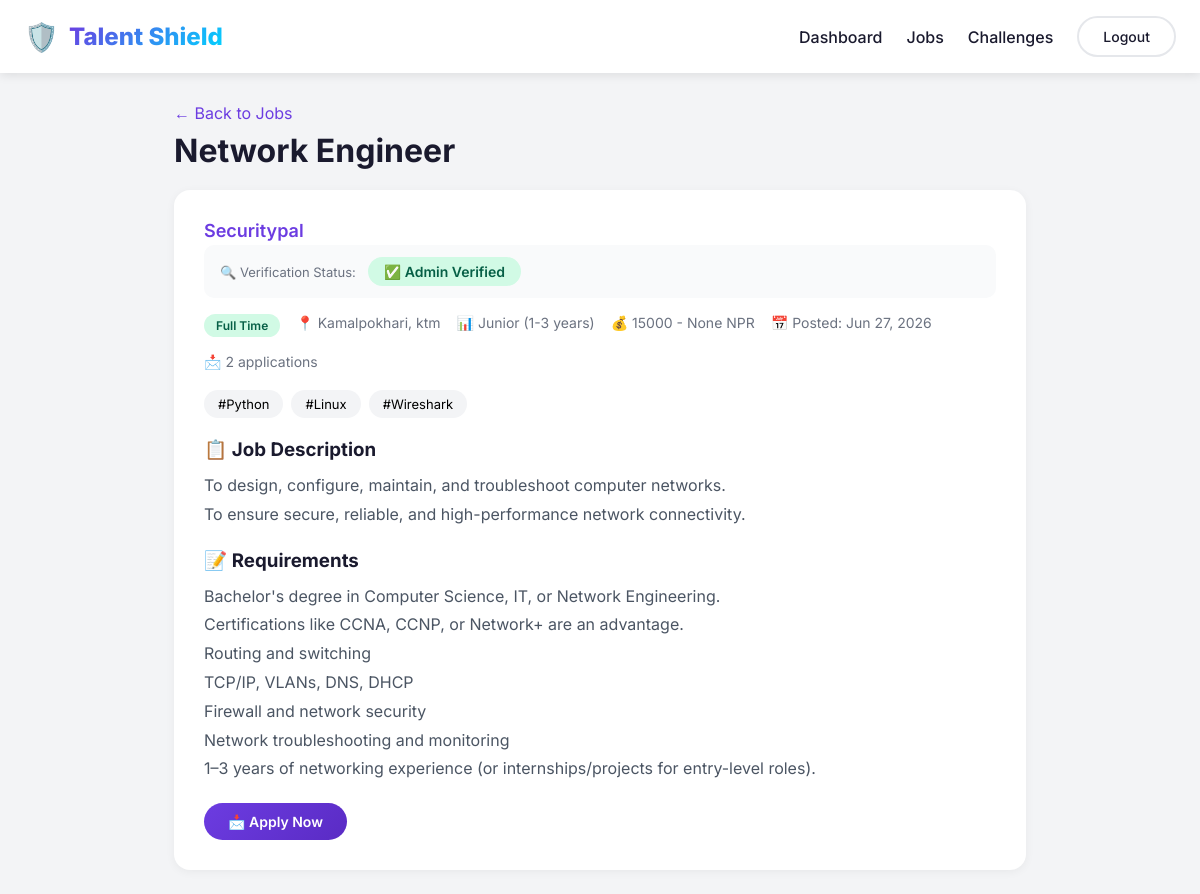
The page /job/2/ (signed in) on the database its author committed.
### jobs/models.py (models this page shows, shortened)
class Job(models.Model):
    JOB_TYPES = (
        ('full_time', 'Full Time'),
        ('part_time', 'Part Time'),
        ('contract', 'Contract'),
        ('internship', 'Internship'),
        ('freelance', 'Freelance'),
    )
    EXPERIENCE_LEVELS = (
        ('entry', 'Entry Level (0-1 years)'),
        ('junior', 'Junior (1-3 years)'),
        ('mid', 'Mid Level (3-5 years)'),
        ('senior', 'Senior (5+ years)'),
        ('lead', 'Lead / Manager'),
    )
    title = models.CharField(max_length=200)
    company = models.CharField(max_length=200)
    description = models.TextField()
    requirements = models.TextField()
    responsibilities = models.TextField(blank=True)
    job_type = models.CharField(max_length=20, choices=JOB_TYPES, default='full_time')
    experience_level = models.CharField(max_length=20, choices=EXPERIENCE_LEVELS, default='entry')
    location = models.CharField(max_length=200)
    is_remote = models.BooleanField(default=False)
    salary_min = models.IntegerField(null=True, blank=True)
    salary_max = models.IntegerField(null=True, blank=True)
    currency = models.CharField(max_length=10, default='NPR')
    skills_required = models.JSONField(default=list)
    posted_by = models.ForeignKey(
        settings.AUTH_USER_MODEL,
        on_delete=models.CASCADE,
        related_name='jobs'
    )
    is_active = models.BooleanField(default=True)
    is_approved = models.BooleanField(default=False)
    is_verified = models.BooleanField(default=False)
    verified_by = models.ForeignKey(
        settings.AUTH_USER_MODEL,
        on_delete=models.SET_NULL,
        null=True,
        blank=True,
        related_name='verified_jobs'
    )
    verified_at = models.DateTimeField(null=True, blank=True)
    is_ai_verified = models.BooleanField(default=False)
    ai_verification_score = models.IntegerField(default=0)
    ai_verification_reasons = models.JSONField(default=list)
    ai_verified_at = models.DateTimeField(null=True, blank=True)
    created_at = models.DateTimeField(auto_now_add=True)
    updated_at = models.DateTimeField(auto_now=True)
    expires_at = models.DateTimeField(null=True, blank=True)
    @property
    def applications_count(self):
        return self.applications.count()
    class Meta:
        ordering = ['-created_at']

### jobs/views.py (the view)
# urls.py: path('job/<int:job_id>/', views.job_detail, name='job_detail'),
@login_required
def job_detail(request, job_id):
    job = get_object_or_404(Job, id=job_id, is_active=True)
    has_applied = False
    if request.user.user_type == 'candidate':
        has_applied = JobApplication.objects.filter(
            job=job,
            applicant=request.user
        ).exists()
    return render(request, 'jobs/job_detail.html', {
        'job': job,
        'has_applied': has_applied,
    })

### templates/jobs/job_detail.html (shortened to what this page needs)
<!DOCTYPE html>
<html lang="en">
<head>
    {% load static %}
</head>
<body>
    <nav class="navbar">
        <div class="container" style="max-width:1200px;">
            <div class="nav-brand">
                <span class="logo">🛡️</span>
                <span class="brand-name">Talent Shield</span>
            </div>
            <div class="nav-links">
                <a href="/dashboard/">Dashboard</a>
                <a href="/jobs/">Jobs</a>
                <a href="/challenges/">Challenges</a>
                <a href="{% url 'logout' %}" class="btn btn-outline">Logout</a>
            </div>
        </div>
    </nav>
    <div class="container">
        <div class="page-header">
            <a href="/jobs/" class="back-link">← Back to Jobs</a>
            <h1>{{ job.title }}</h1>
        </div>
        <div class="job-card">
            <div style="display:flex; justify-content:space-between; align-items:center; flex-wrap:wrap; margin-bottom:4px;">
                <div class="company">{{ job.company }}</div>
            </div>
            <div class="verification-section">
                <span class="label">🔍 Verification Status:</span>
                {% if job.is_verified %}
                    <span class="badge-status badge-status-verified">✅ Admin Verified</span>
                {% elif job.is_ai_verified and job.ai_verification_score >= 80 %}
                    <span class="badge-status badge-status-ai">🤖 AI Verified ({{ job.ai_verification_score }}%)</span>
                {% elif job.ai_verification_score >= 60 %}
                    <span class="badge-status badge-status-suspicious">⚠️ Suspicious - Admin Needs to Verify ({{ job.ai_verification_score }}%)</span>
                    <div class="status-message status-message-suspicious">
                        ⚠️ This job has suspicious elements. Admin verification required.
                    </div>
                {% else %}
                    <span class="badge-status badge-status-high-risk">🚨 High Suspicion - Admin Review Required ({{ job.ai_verification_score }}%)</span>
                    <div class="status-message status-message-high-risk">
                        🚨 This job shows multiple red flags. Admin review required.
                    </div>
                {% endif %}
            </div>
            <div class="meta">
                <span class="badge badge-{{ job.job_type }}">{{ job.get_job_type_display }}</span>
                <span>📍 {{ job.location }}</span>
                <span>📊 {{ job.get_experience_level_display }}</span>
                {% if job.salary_min %}
                    <span>💰 {{ job.salary_min }} - {{ job.salary_max }} {{ job.currency }}</span>
                {% endif %}
                <span>📅 Posted: {{ job.created_at|date:"M d, Y" }}</span>
                <span>📩 {{ job.applications_count }} applications</span>
            </div>
            {% if job.skills_required %}
                <div class="skills">
                    {% for skill in job.skills_required %}
                        <span>#{{ skill }}</span>
                    {% endfor %}
                </div>
            {% endif %}
            <h3>📋 Job Description</h3>
            <p>{{ job.description|linebreaks }}</p>
            <h3>📝 Requirements</h3>
            <p>{{ job.requirements|linebreaks }}</p>
            <div class="action-buttons">
                {% if user.user_type == 'candidate' %}
                    {% if has_applied %}
                        <span class="btn btn-success" style="cursor:default;">✅ Already Applied</span>
                    {% else %}
                        <a href="{% url 'apply_job' job.id %}" class="btn btn-primary">📩 Apply Now</a>
                    {% endif %}
                {% elif user.user_type == 'recruiter' and job.posted_by == user %}
                    <a href="{% url 'manage_applications' job.id %}" class="btn btn-primary">👔 Manage Applications</a>
                    <span class="btn btn-secondary">You posted this job</span>
                {% elif user.user_type == 'recruiter' %}
                    <span class="btn btn-secondary">🔒 Recruiters cannot apply</span>
                {% endif %}
            </div>
        </div>
    </div>
</body>
</html>

### templates/jobs/job_detail.html (style rules this page uses)
* { margin: 0; padding: 0; box-sizing: border-box; }
body { font-family: 'Inter', sans-serif; background: #F3F4F6; }
.navbar { background: white; padding: 16px 0; box-shadow: 0 2px 10px rgba(0,0,0,0.1); }
.container { max-width: 900px; margin: 0 auto; padding: 0 24px; }
.navbar .container { max-width: 1200px; display: flex; justify-content: space-between; align-items: center; }
.nav-brand { display: flex; align-items: center; gap: 10px; font-size: 24px; font-weight: 800; }
.nav-brand .logo { font-size: 28px; }
.nav-brand .brand-name { background: linear-gradient(135deg, #6C3CE1, #00D4FF); -webkit-background-clip: text; -webkit-text-fill-color: transparent; }
.nav-links { display: flex; align-items: center; gap: 24px; }
.nav-links a { text-decoration: none; color: #1A1A2E; font-weight: 500; }
.btn { display: inline-block; padding: 10px 24px; border: none; border-radius: 50px; font-weight: 600; font-size: 14px; text-decoration: none; cursor: pointer; transition: all 0.3s ease; }
.btn-primary { background: linear-gradient(135deg, #6C3CE1, #5A2BC4); color: white; }
.btn-outline { background: transparent; color: #1A1A2E; border: 2px solid #E5E7EB; }
.page-header { padding: 30px 0 20px; }
.page-header .back-link { color: #6C3CE1; text-decoration: none; }
.page-header h1 { font-size: 32px; color: #1A1A2E; margin-top: 8px; }
.job-card { background: white; padding: 30px; border-radius: 16px; box-shadow: 0 2px 10px rgba(0,0,0,0.05); margin-bottom: 24px; }
.job-card .company { color: #6C3CE1; font-weight: 600; font-size: 18px; }
.job-card .meta { display: flex; gap: 16px; flex-wrap: wrap; margin: 12px 0 20px; font-size: 14px; color: #6B7280; }
.badge { padding: 4px 12px; border-radius: 50px; font-size: 12px; font-weight: 600; }
.badge-full_time { background: #D1FAE5; color: #065F46; }
.job-card h3 { margin: 20px 0 10px; color: #1A1A2E; }
.job-card p { color: #4B5563; line-height: 1.8; }
.job-card .skills { display: flex; gap: 8px; flex-wrap: wrap; margin: 12px 0; }
.job-card .skills span { background: #F3F4F6; padding: 6px 14px; border-radius: 50px; font-size: 13px; }
.action-buttons { display: flex; gap: 12px; margin-top: 20px; flex-wrap: wrap; }
.verification-section { display: flex; flex-wrap: wrap; gap: 8px; align-items: center; margin-bottom: 16px; padding: 12px 16px; background: #F9FAFB; border-radius: 10px; }
.verification-section .label { font-size: 13px; color: #6B7280; margin-right: 4px; }
.badge-status { padding: 6px 16px; border-radius: 50px; font-size: 14px; font-weight: 600; }
.badge-status-verified { background: #D1FAE5; color: #065F46; }

### rows shown on the page
Job: title "Network Engineer", company "Securitypal", job_type "Full Time", location "Kamalpokhari, ktm", experience_level "Junior (1-3 years)", salary_min "15000", salary_max "None", currency "NPR", created_at "Jun 27, 2026", applications_count "2", description "To design, configure, maintain, and troubleshoot computer networks. To ensure secure, reliable, and high-performance network connectivity.", requirements "Bachelor's degree in Computer Science, IT, or Network Engineering. Certifications like CCNA, CCNP, or Network+ are an advantage. Routing and switching TCP/IP, VLANs, DNS, DHCP Firewall and network security Network troubleshooting and monitoring 1–3 years of networking experience (or internships/projects for entry-level roles)."

### other values the page prints
{{ skill }} "Python" "Linux" "Wireshark"
